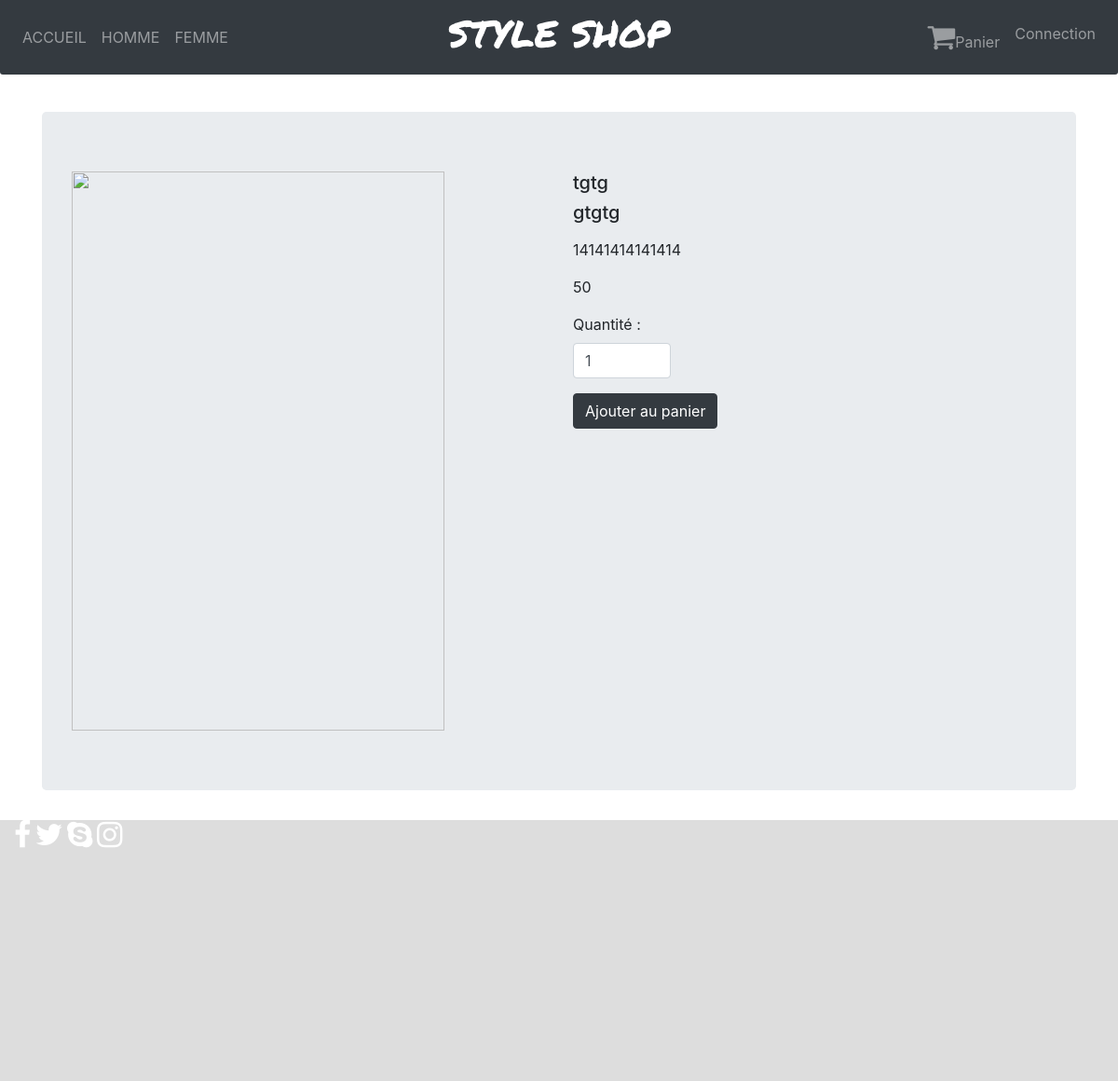
The page /index.php?action=productUnique&id=38 on the database its author committed.
### tables this page shows
CREATE TABLE IF NOT EXISTS `product` (
  `id` smallint(6) NOT NULL AUTO_INCREMENT,
  `title` varchar(50) NOT NULL,
  `brand` varchar(50) NOT NULL,
  `content` varchar(1000) NOT NULL,
  `price` decimal(10,0) NOT NULL,
  `addingDate` datetime NOT NULL,
  `updatingDate` datetime NOT NULL,
  PRIMARY KEY (`id`)
);

### controller/controller.php (called while the page is built, shortened)
<?php
require_once('model/productManager.php');
function productUnique($id) {
    include('model/db.php');
    $productManager = new ProductManager($db);
    $product        = $productManager->getUnique($id);
    require('view/productUniqueView.php');
}

### model/productManager.php (called while the page is built, shortened)
<?php
class ProductManager
{
	private $_db;
	public function __construct($db)
	{
		$this->_db = $db;
	}
	public function getUnique($id)
	{
		$request = $this->_db->prepare('SELECT id, title, brand, content, price, DATE_FORMAT(addingDate, \'%d/%m/%Y à %Hh%imin%ss\') AS addingDateFr, DATE_FORMAT(updatingDate, \'%d/%m/%Y à %Hh%imin%ss\') AS updatingDateFr  FROM product WHERE id = ?');
			$request->execute(array($id));
			return $request;
	}
}

### view/productUniqueView.php (the view, shortened to what this page needs)
<?php
$data = $product->fetch();
    $productId = $_GET['id'];
    $productImgSrc = './uploads/products/'.$productId ; ?>
<div class="jumbotron jumbotronproductUnique">
<div class="row">
<div class="product-unique-img-block col">
<div class="img-zoom-container">
  <img id="zoom-image"  src="<?php echo $productImgSrc; ?>" width="300" height="240">
</div>
</div>
<div class="productInfoUnique col">
<h5><?php echo $data['title'] ?></h5>
<h5><?php echo $data['brand'] ?></h5>
<p><?php echo $data['content'] ?></p>
<p><?php echo $data['price'] ?></p>
<form id='form'>
<div class="form-group row">
    <div class="col-3">
                  <label for="sm">Quantité :</label>
                  <input type="number" class="form-control input-sm" name ="quantity" id="quantity" placeholder="Sélectionnez la quantité" value="1" min="1">
                </div>
</div>
                <button type="submit" class="btn btn-dark">Ajouter au panier</button>
</form>
</div>
</div>
</div>
<?php
require('template.php');
?>

### public/css/base.css (style rules this page uses)
.body { padding-top : 50px !important; margin : 0 !important; padding : 0 !important; }

### public/css/module/module.css (style rules this page uses)
.product-unique-img-block { width: 150px; }
.img-zoom-container { position: relative; height : 600px; width: 400px; }
#zoom-image { position : absolute; height : 600px; width: 400px; }

### rows shown on the page
product: title "tgtg", brand "gtgtg", content "14141414141414", price "50"
